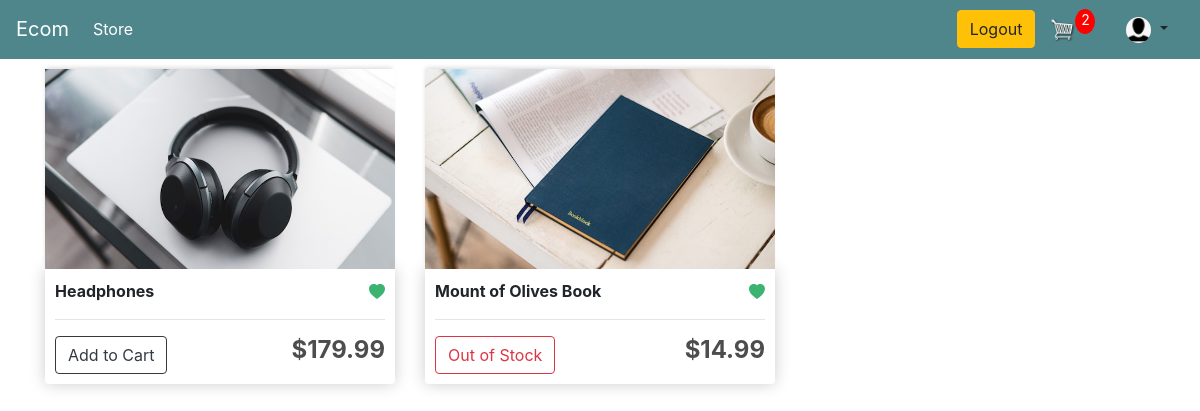
Screenshot of /wishlist/ (signed in) with the database file from the repository.
### store/models.py (models this page shows, shortened)
class Customer(models.Model):
    id = models.AutoField(primary_key=True)
    user = models.OneToOneField(User, on_delete=models.CASCADE, default='', related_name='customer', null=True)
    name = models.CharField(max_length=200, null=True)
    email = models.EmailField(max_length=200, null=True)
    image = models.ImageField(default = 'default.png', upload_to = "profile_pics")

class Product(models.Model):
    name = models.CharField(max_length=200, null=True)
    price = models.FloatField()
    discount_price = models.FloatField(default=0.0)
    digital = models.BooleanField(default=False, null=True, blank=True)
    image = models.ImageField(null=True, blank=True)
    def __str__(self) -> str:
        return self.name
    @property
    def imageURL(self):
        try:
            url = self.image.url
        except:
            url = ''
        return url

### customers/views.py (the view)
# urls.py: path('wishlist/', customer_views.wishList, name = 'wishlist'),
def wishList(request):
    cookieData = cartData(request = request)
    noOfCartItems = cookieData['noOfCartItems']
    products = getWishListItems(request)
    cartItemList = getCartItemList(request, products, cookieData)
    stockInfoList = getStockInfoList(products)
    productInfoList = list(zip(products, cartItemList, stockInfoList))
    print('----WishList Page productInfoList: ', list(productInfoList))
    context={ 'productInfoList' : productInfoList, 'noOfCartItems':  noOfCartItems}
    return render(request, 'customers/wishlist.html', context)

### store/models.py (called while the page is built)
    @property
    def get_all_cart_item_count(self):
        cart_items = self.cartitem_set.all()
        total = sum([item.quantity for item in cart_items])
        return total

    @property
    def no_of_purchased_unit(self):
        all_purchased_items = PurchasedItem.objects.filter(product=self.product)
        sum_of_purchase_quantity = sum([item.quantity for item in all_purchased_items]) if len(all_purchased_items) > 0 else 0
        return sum_of_purchase_quantity

    @property
    def no_of_sold_unit(self):
        all_sold_items = SoldItem.objects.filter(product=self.product)
        sum_of_sold_unit = sum([item.quantity for item in all_sold_items]) if len(all_sold_items) > 0 else 0
        return sum_of_sold_unit

    @property
    def no_of_item_in_stock(self):
        return self.no_of_purchased_unit - self.no_of_sold_unit

    @property
    def effective_order_limit(self):
        return min(self.order_limit, self.no_of_item_in_stock)

### store/utils.py (called while the page is built)
def cartData(request):
    if request.user.is_authenticated:
        customer = request.user.customer
        cart, created = Cart.objects.get_or_create(customer = customer)
        items = cart.cartitem_set.all()
        noOfCartItems = cart.get_all_cart_item_count
    else:
        cookieData = cookieCart(request = request)
        noOfCartItems = cookieData['noOfCartItems']
        cart = cookieData['cart']
        items = cookieData['items']
    return {
        'noOfCartItems': noOfCartItems,
        'cart': cart,
        'items': items
    }

def getWishListItems(request):
    if request.user.is_authenticated:
        customer = request.user.customer
        wishListInfo = customer.wishlistitem_set.all()
        wishListProducts = []
        for wishListItem in wishListInfo:
            wishListProducts.append(wishListItem.product)
        print(f'wishListProducts  =  {wishListProducts}')
    else:
        wishListProducts = []
    return wishListProducts

def getCartItemList(request, products, cookieData):
    cartItemList = []
    cartItems = cookieData['items']
    for product in products:
        isNotFound = True
        for item in cartItems:
            if isSame(request, product, item):
                isNotFound = False
                cartItemList.append({ 'quantity': getQuantity(request, item) })
                break
        if isNotFound:
            cartItemList.append({ 'quantity': 0 })
    return cartItemList

### templates/customers/wishlist.html (shortened to what this page needs)
{% extends 'store/main.html' %}
{% load static %}
{% block content %}
    <div id="wishlist-item-id-items" class="row">
        {% for product, cartItemInfo, stockInfo in productInfoList %}
            <div id = 'wishlist-item-id-{{product.id}}' class="col-lg-4 wishlist-page-item">
                <img id="img-id-{{ forloop.counter0 }}" data-counter={{ forloop.counter0 }} class="thumbnail fade-while-hovering" src="{{product.imageURL}}">
                <div class="box-element product">
                    <strong>{{product.name}}</strong>
                    <a data-product={{product.id}} class="text-decoration-none wishlist-class-wish-list" style="float:right">
                        <svg xmlns="http://www.w3.org/2000/svg" width="16" height="16" fill="currentColor" class="bi bi-heartt" viewBox="0 0 16 16">
                            <path id="wish-list-remove-btn-{{product.id}}" style="color:MediumSeaGreen" fill-rule="evenodd" d="M8 1.314C12.438-3.248 23.534 4.735 8 15-7.534 4.736 3.562-3.248 8 1.314z"/>
                        </svg>
                    </a>
                    <hr>
                    {% if stockInfo.effectiveOrderLimit %}
                        {% if cartItemInfo.quantity > 0 %}
                            <button data-product={{product.id}} data-action="remove"  class="btn btn-outline-dark remove-btn update-cart pl-2 pr-2">-</button>
                            <button class="btn btn-outline-dark pl-4 pr-4">{{ cartItemInfo.quantity }}</button>
                            {% if cartItemInfo.quantity <= stockInfo.effectiveOrderLimit %}
                                <button data-product={{product.id}} data-action="add"  class="btn btn-outline-dark add-btn update-cart pl-2 pr-2">+</button>
                            {% else %}
                                <button class="btn btn-outline-secondary cannot-add-btn pl-2 pr-2">+</button>
                            {% endif %}
                        {% else %}
                            <button data-product={{product.id}} data-action="add"  class="btn btn-outline-dark add-btn update-cart"> Add to Cart </button>
                        {% endif %}
                    {% else %}
                        <button class="btn btn-outline-danger">Out of Stock</button>
                    {% endif %}
                    <h4 style="display: inline-block; float: right"><strong>${{product.price|floatformat:2}}</strong></h4>
                </div>
            </div>
        {% endfor %}
    </div>
    <link rel="stylesheet" href="https://cdn.jsdelivr.net/npm/pixeden-stroke-7-icon@1.2.3/pe-icon-7-stroke/dist/pe-icon-7-stroke.min.css">
    <link href="https://cdn.jsdelivr.net/npm/bootstrap@4.4.1/dist/css/bootstrap.min.css" rel="stylesheet">
{% endblock content %}

### templates/store/main.html (shortened to what this page needs)
<!DOCTYPE html>
{% load static %}
<html>
    <head>
           <link rel="stylesheet" href="https://stackpath.bootstrapcdn.com/bootstrap/4.4.1/css/bootstrap.min.css">
           <link rel="stylesheet" type="text/css" href="{% static 'css/main.css' %}">
            <link href="https://cdn.jsdelivr.net/npm/bootstrap@4.4.1/dist/css/bootstrap.min.css" rel="stylesheet">
            <link rel="stylesheet" href="https://cdn.jsdelivr.net/npm/pixeden-stroke-7-icon@1.2.3/pe-icon-7-stroke/dist/pe-icon-7-stroke.min.css">
    </head>
    <body>
        <nav class="navbar navbar-expand-lg navbar-dark bg-dark" style="background-color:#4f868c !important">
            <a class="navbar-brand" href="{% url 'store' %}">Ecom</a>
            <div class="collapse navbar-collapse" id="navbarSupportedContent">
                <ul class="navbar-nav mr-auto">
                    <li class="nav-item active">
                        <a class="nav-link" href="{% url 'store' %}">Store <span class="sr-only">(current)</span></a>
                    </li>
                </ul>
                <div class="form-inline my-2 my-lg-0">
                    {% if user.is_authenticated %}
                        <a href={%url 'logout'%} class="btn btn-warning">Logout</a>
                    {% else %}
                        <a href={%url 'login'%} class="btn btn-warning mr-3">Login</a>
                        {% comment %} <a class="nav-item nav-link" href={%url 'login'%}>Login</a> {% endcomment %}
                        <a href={%url 'register'%} class="btn btn-success">Register</a>
                    {% endif %}
                    <a href="{% url 'cart' %}">
                        <img  id="cart-icon" src="{% static 'images/cart.png' %}">
                    </a>
                    <p id="cart-total">{{ noOfCartItems }}</p>
                </div>
                <div class="nav-item dropdown p-0 m-0">
                    <a class="nav-link dropdown-toggle" role="button" data-toggle="dropdown" aria-haspopup="true" aria-expanded="false">
                        <img id="profile-icon" class="rounded-circle article-img" src="{{ request.user.customer.image.url }}">
                    </a>
                </div>
            </div>
        </nav>
         <div class="container">
            {% block content %}
            {% endblock content %}
         </div>
    </body>
</html>

### static/css/main.css (style rules this page uses)
body { background-color: hsl(0, 0%, 98%); }
h1,h2,h3,h4,h5,h6 { color:hsl(0, 0%, 30%); }
.box-element { box-shadow:hsl(0, 0%, 80%) 0 0 16px; background-color: #fff; border-radius: 4px; padding: 10px; }
.thumbnail { width: 100%; height: 200px; -webkit-box-shadow: -1px -3px 5px -2px rgba(214,214,214,1); -moz-box-shadow: -1px -3px 5px -2px rgba(214,214,214,1); box-shadow: -1px -3px 5px -2px rgba(214,214,214,1); }
.product { border-radius: 0 0 4px 4px; }
.bg-dark { background-color: #4f868c!important; }
#cart-icon { width:25px; display: inline-block; margin-left: 15px; }
#profile-icon { width:25px; display: inline-block; margin-left: 15px; }
#cart-total { display: block; text-align: center; color:#fff; background-color: red; width: 20px; height: 25px; border-radius: 50%; font-size: 14px; }
.col-lg-4, .col-lg-6, .col-lg-8, .col-lg-12 { margin-top: 10px; }
.btn { border-radius: 0; }

### rows the page displays
Product: imageURL (picture), name "Headphones", price "179.99"
Product: imageURL (picture), name "Mount of Olives Book", shows "Out of Stock", price "14.99"

### other values shown
{{ noOfCartItems }} "2"
